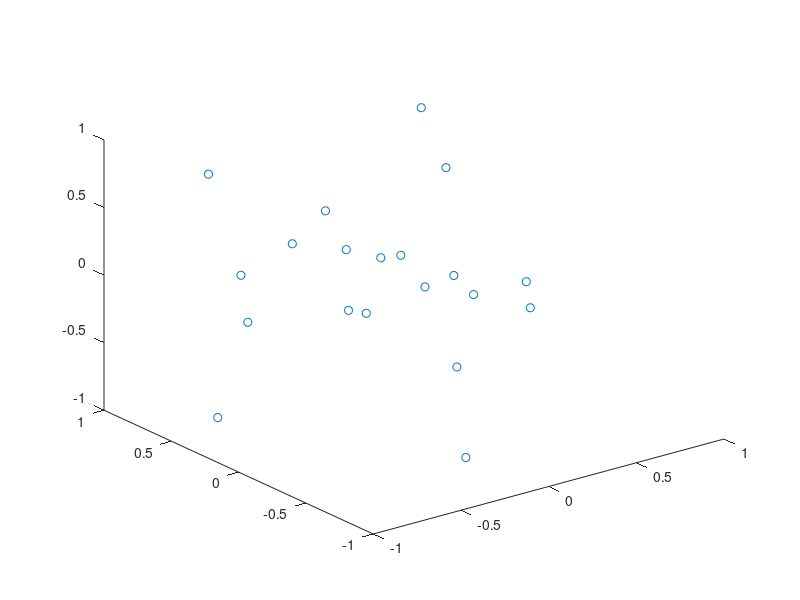

This chart was generated by the following MATLAB code: (Note: this script raises an error after producing the figure.)
format long

% % Our initial conditions
% masses = [50 50 50 50];
% % Each row is in the form [xx, xy, xz, vx, vy, vz, ax, ay, az]
% bodies = [0.5 0 0 0 1e-6 0 0 0 0;
%     -0.5 0 0 0 -1e-6 0 0 0 0;
%     0 0.5 0 1e-6 0 0 0 0 0;
%     0 -0.5 0 -1e-6 0 0 0 0 0];

% Our random generation scheme is inspired by this Author:
% https://github.com/pmocz/nbody-matlab/blob/master/nbody.m
N = 20;

% Give each body 50 pounds of weightx
masses = ones(N, 1) * 50;

% Generate random positions and velocities
bodies = rand(N, 9) * 2 - 1;
bodies(:, 4:9) = 0;

% vel = vel - mean((mass*[1 1 1]) .* vel) / mean(mass);
% Convert the frame to "center of mass", meaning the net momentum resets
% to zero. This prevents the system from leaving the bounds of the graph.
bodies(:, 4:6) = bodies(:, 4:6) - mean((masses*[1 1 1]) .* bodies(:, 4:6)) / mean(masses);

% Constants for integration
t = 0;
tEnd = 518400;
dt = 1;
softening = 0.1;
num_iters = ceil((tEnd - t) / dt);

% The solver being used
solver = @(bodies, masses, dt, softening) step_lf(bodies, masses, dt, softening);

% Create a plot that ranges from -1 to 1 on all axis.
h = plot3(bodies(:, 1), bodies(:, 2), bodies(:, 3), "o");
hold on
axis([-1 1 -1 1 -1 1])
hold off
bodies = get_accel(bodies, masses, softening); % Initial acceleration
for i = 1:num_iters
    bodies = solver(bodies, masses, dt ,softening);
    t = t + dt;

    % Plot the motion of the planets
    set(h, 'XData', bodies(:, 1));
    set(h, 'YData', bodies(:, 2));
    set(h, 'ZData', bodies(:, 3));

    drawnow limitrate
end
